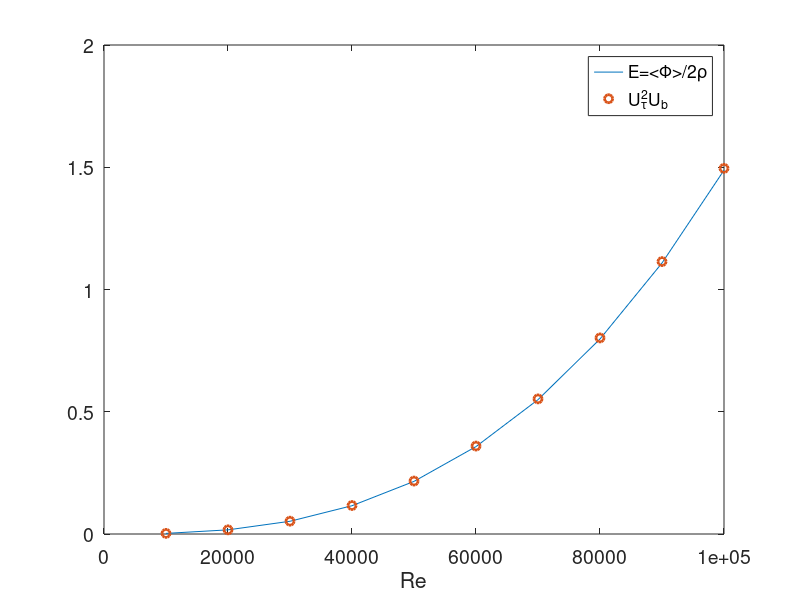

Recreate this plot in MATLAB.
% Plot Fig. 6
% Abe/Antonia
% <epsilon_bar> + <nu*(du/dy)^2> = u_tau^2*u_b

clear all;close all

% Channel flow with dissipation profile from Abe/Antonia
Re=[10000 20000 30000 40000 50000 60000 70000 80000 90000 100000];

% With finer resolution dz=0.00001*h
load AA_dissipationintegral_data.mat
    
figure;plot(Re,lhs,Re,rhs,'o','linewidth',2)
xlabel('Re','fontsize',14)
set(gca,'fontsize',14)
legend('E=<{\Phi}>/2{\rho}','U_{\tau}^2U_b')